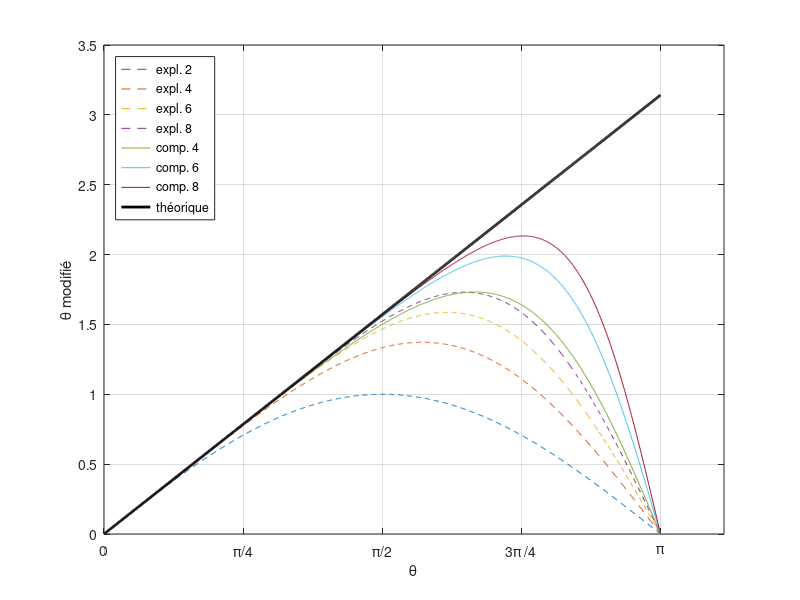
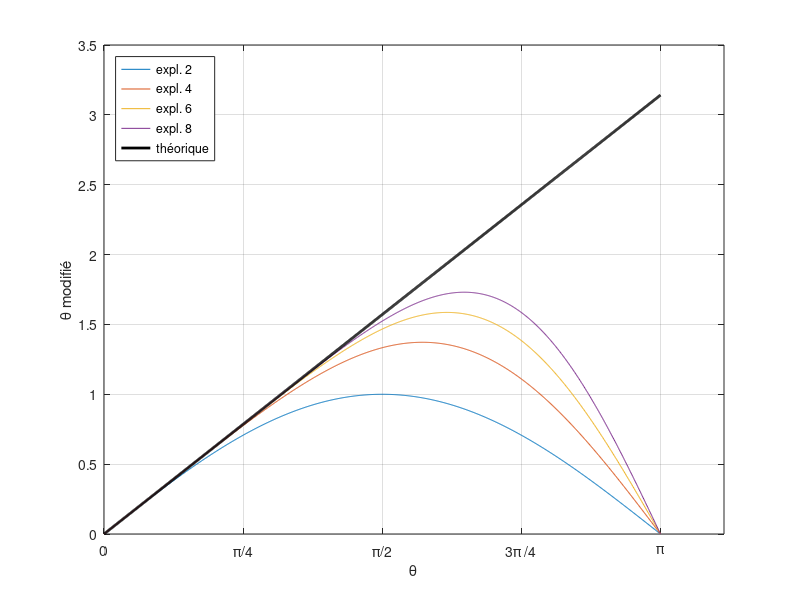
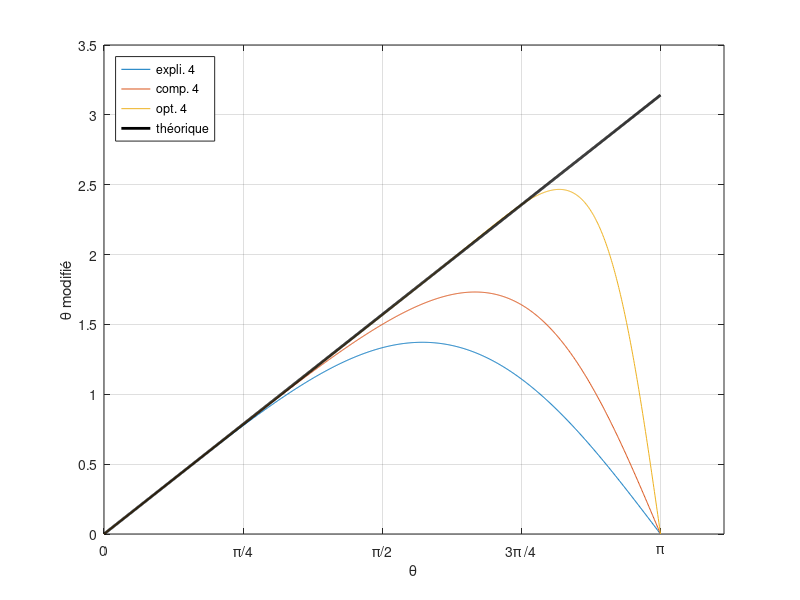

Recreate these plots in MATLAB, in order.
clc; clear all; close all;

teta=linspace(0,pi,1000);

se2=sin(teta);
se4=(4/3)*sin(teta)-(1/3)*sin(2*teta)/2;
se6=3/2*sin(teta)-3/5*sin(2*teta)/2+1/10*sin(3*teta)/3;
se8=8/5*sin(teta)-4/5*sin(2*teta)/2+8/35*sin(3*teta)/3-1/35*sin(4*teta)/4;

sc4=sin(teta)./(2/3+2*(1/6*cos(teta)));
sc6=(14/9*sin(teta)+1/18*sin(2*teta))./(1+2*(1/3)*cos(teta));
sc8=((25/16)*sin(teta)+(1/5)*sin(2*teta)/2-(1/80)*sin(3*teta)/3)./(1+2*(3/8)*cos(teta));

a=-103/72; b=91/36; c=-7/4; d=29/36; e=-11/72;
sdc4=(a.*exp(1i*teta)+b.*exp(1i*2*teta)+c.*exp(1i*3*teta)+d.*exp(1i*4*teta)+e.*exp(1i*5*teta))./(2/3+1/6*exp(1i*teta));

alpha=.435181352;
a=1.551941906;
b=.361328195;
c=-.042907397;
sk4=((a)*sin(teta)+(b)*sin(2*teta)/2+(c)*sin(3*teta)/3)./(1+2*(alpha)*cos(teta));

figure(1)
plot(teta,se2,'--',teta,se4,'--',teta,se6,'--',teta,se8,'--',teta,sc4,'-',teta,sc6,'-',teta,sc8,'-',teta,teta,'k-','Linewidth',2)
legend('expl. 2','expl. 4','expl. 6','expl. 8','comp. 4','comp. 6','comp. 8','théorique','Location','northwest')
xlabel('\theta')
ylabel('\theta modifié')
xticks([0 pi/4 pi/2 3*pi/4 pi])
xticklabels({'0','\pi/4','\pi/2','3\pi /4','\pi'})
grid on

figure(2)
plot(teta,se2,'-',teta,se4,'-',teta,se6,'-',teta,se8,'-',teta,teta,'k-','Linewidth',2)
legend('expl. 2','expl. 4','expl. 6','expl. 8','théorique','Location','northwest')
xlabel('\theta')
ylabel('\theta modifié')
xticks([0 pi/4 pi/2 3*pi/4 pi])
xticklabels({'0','\pi/4','\pi/2','3\pi /4','\pi'})
grid on

figure(3)
plot(teta,se4,teta,sc4,teta,sk4,teta,teta,'k-','Linewidth',2)
legend('expli. 4','comp. 4','opt. 4','théorique','Location','northwest')
xlabel('\theta')
ylabel('\theta modifié')
xticks([0 pi/4 pi/2 3*pi/4 pi])
xticklabels({'0','\pi/4','\pi/2','3\pi /4','\pi'})
grid on
